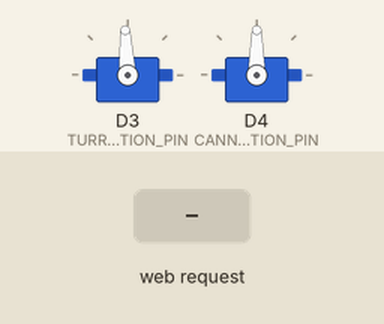
Recording of a program running on a simulated ESP8266 (NodeMCU). Parts: 2 × servo. The inputs (shaded band) are chosen by the test bench. WiFi joins after 1.5 s; servers stay silent unless stated; EEPROM starts erased; what the program prints to the serial monitor is not drawn.

Above: at 2.7 s.
2.8 s: HTTP request GET /set?rotation=120 received
At 4.2 s:
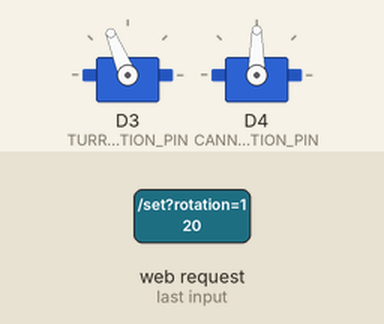
4.6 s: HTTP request GET /set?elevation=120 received
At 6.6 s:
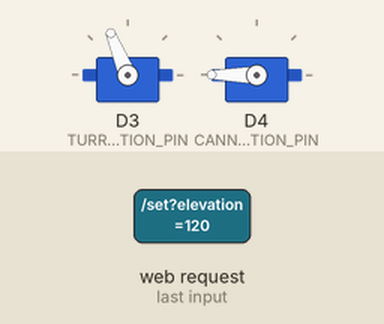
7.0 s: HTTP request GET /fire received
At 7.3 s:
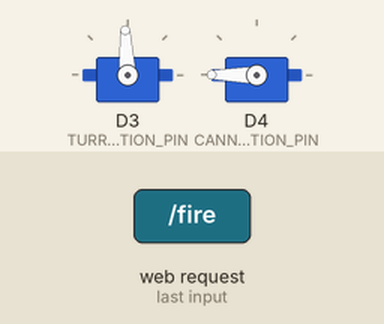
8.5 s: HTTP request GET /set?elevation=1 received
At 8.65 s:
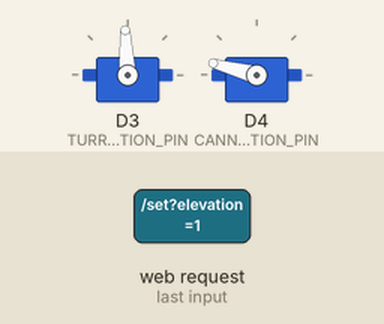
Timing chart, 0 to 11.5 s (numbered marks = the images above; inputs shaded):
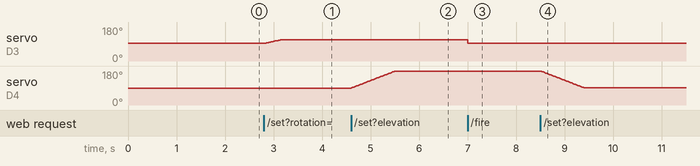

Measured:
- after the input at 2.8 s, servo on D3 (TURRET_ROTATION_PIN): moves from 93° to 112° over 0.31 s, starting at once
- after the input at 4.6 s, servo on D4 (CANNON_ELEVATION_PIN): moves from 90° to 180° over 0.91 s, starting at once
- after the input at 7.0 s, servo on D3 (TURRET_ROTATION_PIN): 112° → 93° at once
- after the input at 8.5 s, servo on D4 (CANNON_ELEVATION_PIN): moves from 180° to 91° over 0.89 s, starting at once

The program:

main.cpp
```cpp
#include <Arduino.h>
#include <ESP8266WebServer.h>
#include <WiFiManager.h>
#include "servo_control.h"
#include "web_server.h"
#include "wifi_manager.h"

ServoController servoController;
WebServerController webServerController;
WiFiController wifiController;

void setup() {
    Serial.begin(115200);
    pinMode(LED_BUILTIN, OUTPUT);
    digitalWrite(LED_BUILTIN, HIGH);

    servoController.begin();
    wifiController.connect();
    webServerController.begin(servoController);

    Serial.println("HTTP服务器已启动");
    Serial.print("IP地址: ");
    Serial.println(WiFi.localIP());
}

void loop() {
    webServerController.handleClient();
    servoController.update();
    delay(10);
}
```

control_html.h
```cpp
#ifndef CONTROL_HTML_H
#define CONTROL_HTML_H

const char control_html[] PROGMEM = R"rawliteral(
<!DOCTYPE html><html lang="zh"><head><meta charset="UTF-8"><meta name="viewport"content="width=device-width, initial-scale=1.0"><title>坦克控制系统</title><style>:root{--primary:#4CAF50;--secondary:#2E7D32;--danger:#F44336;--warning:#FFC107;--dark:#263238;--panel:#37474F;--light:#CFD8DC;--metal:#607D8B}*{box-sizing:border-box;margin:0;padding:0;font-family:'Arial',sans-serif;user-select:none;-webkit-tap-highlight-color:transparent}body{background:linear-gradient(135deg,#102027,#263238);color:var(--light);min-height:100vh;padding:20px;display:flex;justify-content:center;align-items:center;touch-action:manipulation}.container{max-width:600px;width:100%;background-color:var(--panel);border-radius:8px;box-shadow:0 0 20px rgba(0,0,0,0.5);border:1px solid rgba(255,255,255,0.1);overflow:hidden;position:relative}.container::before{content:"";position:absolute;top:0;left:0;right:0;height:4px;background:linear-gradient(90deg,#FFC107,#F44336,#4CAF50)}header{background:rgba(0,0,0,0.3);padding:15px 20px;text-align:center;border-bottom:1px solid rgba(0,0,0,0.5);position:relative}header h1{font-size:1.8rem;margin-bottom:5px;color:var(--warning);text-shadow:0 0 5px rgba(255,193,7,0.3);letter-spacing:1px;font-weight:bold}header p{font-size:0.9rem;color:var(--light);opacity:0.8}.status-bar{display:flex;justify-content:space-around;padding:12px;background:rgba(0,0,0,0.2);border-bottom:1px solid rgba(0,0,0,0.3)}.status-item{text-align:center;flex:1;position:relative}.status-item:not(:last-child)::after{content:"";position:absolute;right:0;top:10%;height:80%;width:1px;background:rgba(255,255,255,0.1)}.status-label{font-size:0.8rem;color:var(--light);opacity:0.7;margin-bottom:3px}.status-value{font-size:1.4rem;font-weight:bold;color:var(--primary);font-family:'Courier New',monospace}.control-panel{display:flex;flex-wrap:wrap;padding:15px}.control-column{flex:1;min-width:250px;padding:10px}.control-section{margin-bottom:25px;background:rgba(0,0,0,0.15);border-radius:6px;padding:15px;border:1px solid rgba(0,0,0,0.3);box-shadow:inset 0 1px 3px rgba(0,0,0,0.2)}.section-title{display:flex;align-items:center;margin-bottom:15px;color:var(--warning);font-size:1.1rem;border-bottom:1px solid rgba(255,255,255,0.1);padding-bottom:8px}.section-title span{margin-right:10px;font-size:1.3rem}.slider-container{margin-bottom:20px}.slider-header{display:flex;justify-content:space-between;margin-bottom:8px;align-items:center}.slider-label{font-weight:500;font-size:0.9rem;color:var(--light)}.slider-value{font-family:'Courier New',monospace;font-size:1rem;color:var(--warning);min-width:50px;text-align:right}.horizontal-slider{width:100%;height:30px;position:relative;background:rgba(0,0,0,0.3);border-radius:4px;border:1px solid rgba(0,0,0,0.5);box-shadow:inset 0 1px 3px rgba(0,0,0,0.4)}.horizontal-slider-track{height:100%;border-radius:3px;background:linear-gradient(90deg,#F44336,#FFC107,#4CAF50);position:relative}.horizontal-slider-thumb{width:30px;height:40px;background:var(--metal);border-radius:4px;position:absolute;top:-5px;transform:translateX(-15px);cursor:pointer;border:1px solid rgba(0,0,0,0.5);box-shadow:0 2px 5px rgba(0,0,0,0.3);display:flex;justify-content:center;align-items:center;color:white;font-weight:bold}.vertical-slider{width:60px;height:200px;margin:0 auto;position:relative;background:rgba(0,0,0,0.3);border-radius:4px;border:1px solid rgba(0,0,0,0.5);box-shadow:inset 0 1px 3px rgba(0,0,0,0.4)}.vertical-slider-track{width:100%;border-radius:3px;background:linear-gradient(to top,#4CAF50,#2196F3,#9C27B0);position:relative}.vertical-slider-thumb{width:70px;height:30px;background:var(--metal);border-radius:4px;position:absolute;left:-5px;transform:translateY(-15px);cursor:pointer;border:1px solid rgba(0,0,0,0.5);box-shadow:0 2px 5px rgba(0,0,0,0.3);display:flex;justify-content:center;align-items:center;color:white;font-weight:bold}.button-group{display:grid;grid-template-columns:repeat(3,1fr);gap:10px;margin-top:15px}.btn{padding:12px;border:none;border-radius:4px;font-weight:bold;font-size:0.9rem;cursor:pointer;transition:all 0.2s ease;display:flex;justify-content:center;align-items:center;text-transform:uppercase;letter-spacing:1px;box-shadow:0 2px 5px rgba(0,0,0,0.2);background:rgba(0,0,0,0.3);color:var(--light);border:1px solid rgba(255,255,255,0.1)}.btn:hover{background:rgba(0,0,0,0.4)}.btn:active{transform:translateY(1px);box-shadow:0 1px 3px rgba(0,0,0,0.2)}.btn-stop{background:linear-gradient(135deg,#F44336,#D32F2F);color:white}.btn-fire{background:linear-gradient(135deg,#FF5722,#F44336);color:white;width:100%;padding:18px;font-size:1.2rem;margin:15px 0;grid-column:1/-1;animation:pulse 1.5s infinite;border:1px solid rgba(255,0,0,0.3);text-shadow:0 0 5px rgba(255,0,0,0.5)}.btn-fire:active{animation:none;background:linear-gradient(135deg,#E64A19,#D32F2F)}@keyframes pulse{0%{box-shadow:0 0 0 0 rgba(244,67,54,0.7)}70%{box-shadow:0 0 0 10px rgba(244,67,54,0)}100%{box-shadow:0 0 0 0 rgba(244,67,54,0)}}.indicator-light{display:inline-block;width:12px;height:12px;border-radius:50%;background-color:#424242;margin-right:8px;box-shadow:inset 0 1px 3px rgba(0,0,0,0.5)}.indicator-light.active{background-color:#4CAF50;box-shadow:0 0 10px#4CAF50}footer{text-align:center;padding:12px;font-size:0.8rem;color:rgba(255,255,255,0.5);border-top:1px solid rgba(0,0,0,0.5);background:rgba(0,0,0,0.2)}@media(max-width:480px){.container{border-radius:0}.control-column{min-width:100%}.btn{padding:10px;font-size:0.8rem}.btn-fire{padding:15px;font-size:1.1rem}}</style></head><body><div class="container"><header><h1>坦克控制系统</h1><p>型号:T-2030主战坦克|序列号:8472-9561</p></header><div class="status-bar"><div class="status-item"><div class="status-label">炮塔旋转</div><div id="rotVal"class="status-value">0%</div></div><div class="status-item"><div class="status-label">炮管俯仰</div><div id="elevVal"class="status-value">90°</div></div><div class="status-item"><div class="status-label">系统状态</div><div class="status-value"><span class="indicator-light active"></span>ONLINE</div></div></div><div class="control-panel"><div class="control-column"><div class="control-section"><div class="section-title"><span>↻</span><h2>炮塔旋转控制</h2></div><div class="slider-container"><div class="slider-header"><div class="slider-label">旋转速度</div><div id="rotVal2"class="slider-value">0%</div></div><div class="horizontal-slider"id="rotationSlider"><div class="horizontal-slider-track"id="rotationTrack"></div><div class="horizontal-slider-thumb"id="rotationThumb">↔</div></div></div><div class="button-group"><button class="btn"onclick="setRot(-100)">↶左转</button><button class="btn btn-stop"onclick="setRot(0)">■停止</button><button class="btn"onclick="setRot(100)">↷右转</button></div></div><div class="control-section"><button id="fireBtn"class="btn btn-fire"onclick="fire()"><span style="margin-right:10px;">🔥</span>主炮开火</button></div></div><div class="control-column"><div class="control-section"><div class="section-title"><span>↕</span><h2>炮管俯仰控制</h2></div><div class="slider-container"><div class="slider-header"><div class="slider-label">俯仰角度</div><div id="elevVal2"class="slider-value">90°</div></div><div class="vertical-slider"id="elevationSlider"><div class="vertical-slider-track"id="elevationTrack"></div><div class="vertical-slider-thumb"id="elevationThumb">↕</div></div></div><div class="button-group"><button class="btn"onclick="setElev(0)">↓最低</button><button class="btn"onclick="setElev(45)">-复位</button><button class="btn"onclick="setElev(90)">↑最高</button></div></div></div></div><footer><p>军事控制系统v1.0.0|当前连接:<span id="ipAddress">192.168.4.1</span>|状态:<span class="indicator-light active"></span>作战就绪</p></footer></div><script>let rotationValue=0;let elevationValue=45;let isRotDragging=false;let isElevDragging=false;function updateDisplay(){document.getElementById('rotVal').innerText=`${rotationValue}%`;document.getElementById('rotVal2').innerText=`${rotationValue}%`;document.getElementById('elevVal').innerText=`${elevationValue}°`;document.getElementById('elevVal2').innerText=`${elevationValue}°`;updateRotationSlider();updateElevationSlider()}function setRot(value){rotationValue=parseInt(value);updateDisplay();sendRotationRequest(rotationValue)}function setElev(value){elevationValue=Math.max(0,Math.min(90,parseInt(value)));updateDisplay();sendElevationRequest(elevationValue)}function sendRotationRequest(value){fetch(`/set?rotation=${value}`).catch(error=>console.error('旋转请求错误:',error))}function sendElevationRequest(value){fetch(`/set?elevation=${value}`).catch(error=>console.error('俯仰请求错误:',error))}function fire(){const btn=document.getElementById('fireBtn');btn.disabled=true;btn.innerHTML='<span style="margin-right:10px;">💥</span> 发射中...';setRot(0);fetch('/fire').then(response=>response.text()).then(()=>{setTimeout(()=>{btn.innerHTML='<span style="margin-right:10px;">🔥</span> 主炮开火';btn.disabled=false},2000)}).catch(error=>{console.error('Error:',error);btn.innerHTML='<span style="margin-right:10px;">⚠️</span> 发射失败';setTimeout(()=>{btn.innerHTML='<span style="margin-right:10px;">🔥</span> 主炮开火';btn.disabled=false},2000)})}function updateRotationSlider(){const slider=document.getElementById('rotationSlider');const thumb=document.getElementById('rotationThumb');const track=document.getElementById('rotationTrack');const range=100-(-100);const position=((rotationValue-(-100))/range)*slider.offsetWidth;thumb.style.left=`${position}px`;track.style.width=`${Math.abs(position-slider.offsetWidth/2)}px`;if(rotationValue>0){track.style.left=`${slider.offsetWidth/2}px`;thumb.innerText="→"}else if(rotationValue<0){track.style.left=`${position}px`;track.style.width=`${slider.offsetWidth/2-position}px`;thumb.innerText="←"}else{thumb.innerText="↔";track.style.width="0"}}function updateElevationSlider(){const slider=document.getElementById('elevationSlider');const thumb=document.getElementById('elevationThumb');const track=document.getElementById('elevationTrack');const range=90;const position=(elevationValue/range)*slider.offsetHeight;thumb.style.top=`${slider.offsetHeight-position}px`;track.style.height=`${position}px`;track.style.bottom="0";if(elevationValue===45)thumb.innerText="-";else if(elevationValue===0)thumb.innerText="↓";else if(elevationValue===90)thumb.innerText="↑";else thumb.innerText=elevationValue}document.addEventListener('DOMContentLoaded',()=>{const rotationSlider=document.getElementById('rotationSlider');const rotationThumb=document.getElementById('rotationThumb');rotationThumb.addEventListener('mousedown',startRotDrag);rotationThumb.addEventListener('touchstart',startRotDrag);function startRotDrag(e){e.preventDefault();isRotDragging=true;document.addEventListener('mousemove',handleRotDrag);document.addEventListener('mouseup',stopRotDrag);document.addEventListener('touchmove',handleRotDrag);document.addEventListener('touchend',stopRotDrag)}function handleRotDrag(e){if(!isRotDragging)return;e.preventDefault();const slider=document.getElementById('rotationSlider');const sliderRect=slider.getBoundingClientRect();let clientX;if(e.type==='touchmove'){clientX=e.touches[0].clientX}else{clientX=e.clientX}let position=clientX-sliderRect.left;position=Math.max(0,Math.min(sliderRect.width,position));const value=Math.round(((position/sliderRect.width)*200)-100);setRot(value)}function stopRotDrag(){isRotDragging=false;setRot(0);document.removeEventListener('mousemove',handleRotDrag);document.removeEventListener('mouseup',stopRotDrag);document.removeEventListener('touchmove',handleRotDrag);document.removeEventListener('touchend',stopRotDrag)}const elevationSlider=document.getElementById('elevationSlider');const elevationThumb=document.getElementById('elevationThumb');elevationThumb.addEventListener('mousedown',startElevDrag);elevationThumb.addEventListener('touchstart',startElevDrag);function startElevDrag(e){e.preventDefault();isElevDragging=true;document.addEventListener('mousemove',handleElevDrag);document.addEventListener('mouseup',stopElevDrag);document.addEventListener('touchmove',handleElevDrag);document.addEventListener('touchend',stopElevDrag)}function handleElevDrag(e){if(!isElevDragging)return;e.preventDefault();const slider=document.getElementById('elevationSlider');const sliderRect=slider.getBoundingClientRect();let clientY;if(e.type==='touchmove'){clientY=e.touches[0].clientY}else{clientY=e.clientY}let position=sliderRect.bottom-clientY;position=Math.max(0,Math.min(sliderRect.height,position));const value=Math.round((position/sliderRect.height)*90);setElev(value)}function stopElevDrag(){isElevDragging=false;document.removeEventListener('mousemove',handleElevDrag);document.removeEventListener('mouseup',stopElevDrag);document.removeEventListener('touchmove',handleElevDrag);document.removeEventListener('touchend',stopElevDrag)}rotationSlider.addEventListener('click',(e)=>{if(e.target===rotationSlider){const sliderRect=rotationSlider.getBoundingClientRect();const position=e.clientX-sliderRect.left;const value=Math.round(((position/sliderRect.width)*200)-100);setRot(value)}});elevationSlider.addEventListener('click',(e)=>{if(e.target===elevationSlider){const sliderRect=elevationSlider.getBoundingClientRect();const position=sliderRect.bottom-e.clientY;const value=Math.round((position/sliderRect.height)*90);setElev(value)}});updateDisplay();fetch('/ip').then(response=>response.text()).then(ip=>{document.getElementById('ipAddress').textContent=ip}).catch(console.error)});</script></body></html>
)rawliteral";

#endif
```

servo_control.h
```cpp
//
// Created by L Mr on 2025/8/4.
//

#pragma once
#include <EEPROM.h>
#include "Servo.h"
#include "config.h"

class ServoController {
public:
    void begin() {
        turretRotation.attach(TURRET_ROTATION_PIN);
        turretRotation.writeMicroseconds(1500);

        cannonElevation.attach(CANNON_ELEVATION_PIN, MIN_PULSE, MAX_PULSE);
        currentElevationAngle = readElevationFromEEPROM();
        targetElevationAngle = currentElevationAngle;
        cannonElevation.write(currentElevationAngle);
    }

    void update() {
        // 更新炮台旋转速度
        if (currentRotationSpeed != targetRotationSpeed) {
            int step = (targetRotationSpeed > currentRotationSpeed)
                           ? min(ROTATION_ACCELERATION, targetRotationSpeed - currentRotationSpeed)
                           : -min(ROTATION_ACCELERATION, currentRotationSpeed - targetRotationSpeed);

            currentRotationSpeed += step;
            int us = 1500 + currentRotationSpeed * 2;
            turretRotation.writeMicroseconds(constrain(us, 1300, 1700));
        }

        // 更新炮筒俯仰角度
        if (currentElevationAngle != targetElevationAngle) {
            int step = (targetElevationAngle > currentElevationAngle)
                           ? min(ELEVATION_STEP, targetElevationAngle - currentElevationAngle)
                           : -min(ELEVATION_STEP, currentElevationAngle - targetElevationAngle);

            currentElevationAngle += step;
            cannonElevation.write(currentElevationAngle);

            if (currentElevationAngle == targetElevationAngle) {
                saveElevationToEEPROM(currentElevationAngle);
            }
        }
    }

    void fire() {
        targetRotationSpeed = 0;
        currentRotationSpeed = 0;
        turretRotation.writeMicroseconds(1500);
    }

    void setRotation(int speed) { targetRotationSpeed = speed; }
    void setElevation(int angle) { targetElevationAngle = constrain(angle, MIN_ELEVATION_ANGLE, MAX_ELEVATION_ANGLE); }

private:
    Servo turretRotation;
    Servo cannonElevation;
    int targetRotationSpeed = 0;
    int currentRotationSpeed = 0;
    int targetElevationAngle = 90;
    int currentElevationAngle = 90;

    void saveElevationToEEPROM(int angle) {
        EEPROM.begin(EEPROM_SIZE);
        EEPROM.put(0, angle);
        EEPROM.commit();
        EEPROM.end();
    }

    int readElevationFromEEPROM() {
        EEPROM.begin(EEPROM_SIZE);
        int angle;
        EEPROM.get(0, angle);
        EEPROM.end();
        return constrain(angle, MIN_ELEVATION_ANGLE, MAX_ELEVATION_ANGLE);
    }
};
```

web_server.h
```cpp
//
// Created by L Mr on 2025/8/4.
//

#pragma once
#include <ESP8266WebServer.h>
#include "servo_control.h"
#include "control_html.h"

class WebServerController {
public:
    void begin(ServoController& servoCtrl) {
        // Store reference to servo controller
        this->servoCtrl = &servoCtrl;

        server.on("/", HTTP_GET, [this]() {
            server.send_P(200, "text/html", control_html);
        });

        server.on("/set", HTTP_GET, [this]() {
            if (server.hasArg("rotation")) {
                this->servoCtrl->setRotation(server.arg("rotation").toInt());
                server.send(200, "text/plain", "OK");
            } else if (server.hasArg("elevation")) {
                this->servoCtrl->setElevation(server.arg("elevation").toInt() + 90);
                server.send(200, "text/plain", "OK");
            } else {
                server.send(400, "text/plain", "Bad Request");
            }
        });

        server.on("/fire", HTTP_GET, [this]() {
            this->servoCtrl->fire();

            // Blink LED for fire effect
            for (int i = 0; i < 3; i++) {
                digitalWrite(LED_BUILTIN, LOW);
                delay(100);
                digitalWrite(LED_BUILTIN, HIGH);
                delay(100);
            }

            server.send(200, "text/plain", "FIRED");
        });

        server.on("/ip", HTTP_GET, [this]() {
            server.send(200, "text/plain", WiFi.localIP().toString());
        });

        server.begin();
    }

    void handleClient() {
        server.handleClient();
    }

private:
    ESP8266WebServer server{80};
    ServoController* servoCtrl; // Pointer to servo controller
};
```

Source omitted: wifi_manager.h (235 bytes), config.h (434 bytes)
